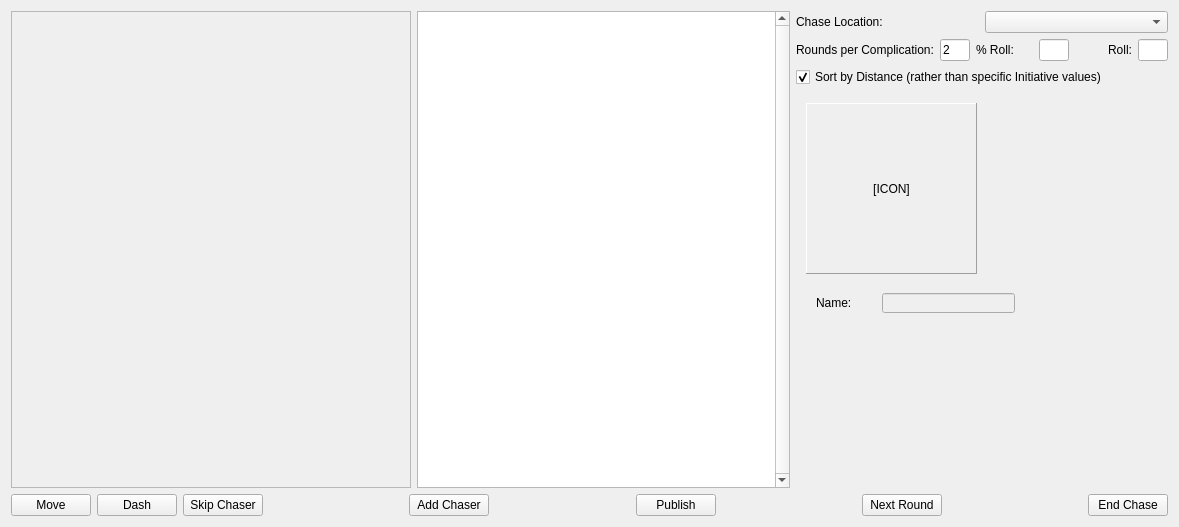
<?xml version="1.0" encoding="UTF-8"?>
<ui version="4.0">
 <class>ChaseDialog</class>
 <widget class="QDialog" name="ChaseDialog">
  <property name="geometry">
   <rect>
    <x>0</x>
    <y>0</y>
    <width>1179</width>
    <height>527</height>
   </rect>
  </property>
  <property name="windowTitle">
   <string>Dialog</string>
  </property>
  <property name="styleSheet">
   <string notr="true">background-image: url(:/img/data/parchment.jpg);</string>
  </property>
  <layout class="QGridLayout" name="gridLayout_2">
   <item row="0" column="0">
    <widget class="QScrollArea" name="scrollArea">
     <property name="minimumSize">
      <size>
       <width>400</width>
       <height>0</height>
      </size>
     </property>
     <property name="widgetResizable">
      <bool>true</bool>
     </property>
     <widget class="QWidget" name="scrollAreaWidgetContents">
      <property name="geometry">
       <rect>
        <x>0</x>
        <y>0</y>
        <width>398</width>
        <height>476</height>
       </rect>
      </property>
     </widget>
    </widget>
   </item>
   <item row="0" column="1">
    <widget class="QGraphicsView" name="timeline">
     <property name="sizePolicy">
      <sizepolicy hsizetype="Expanding" vsizetype="Expanding">
       <horstretch>0</horstretch>
       <verstretch>0</verstretch>
      </sizepolicy>
     </property>
     <property name="minimumSize">
      <size>
       <width>175</width>
       <height>0</height>
      </size>
     </property>
     <property name="maximumSize">
      <size>
       <width>16777215</width>
       <height>16777215</height>
      </size>
     </property>
     <property name="verticalScrollBarPolicy">
      <enum>Qt::ScrollBarAlwaysOn</enum>
     </property>
     <property name="horizontalScrollBarPolicy">
      <enum>Qt::ScrollBarAlwaysOff</enum>
     </property>
     <property name="alignment">
      <set>Qt::AlignHCenter|Qt::AlignTop</set>
     </property>
    </widget>
   </item>
   <item row="0" column="2">
    <layout class="QVBoxLayout" name="verticalLayout_3">
     <item>
      <layout class="QHBoxLayout" name="horizontalLayout_2">
       <item>
        <widget class="QLabel" name="label">
         <property name="text">
          <string>Chase Location:</string>
         </property>
        </widget>
       </item>
       <item>
        <widget class="QComboBox" name="cmbLocation"/>
       </item>
      </layout>
     </item>
     <item>
      <layout class="QHBoxLayout" name="horizontalLayout">
       <item>
        <widget class="QLabel" name="label_7">
         <property name="text">
          <string>Rounds per Complication:</string>
         </property>
        </widget>
       </item>
       <item>
        <widget class="QLineEdit" name="edtRoundsPerComplication">
         <property name="minimumSize">
          <size>
           <width>30</width>
           <height>0</height>
          </size>
         </property>
         <property name="maximumSize">
          <size>
           <width>30</width>
           <height>16777215</height>
          </size>
         </property>
         <property name="text">
          <string>2</string>
         </property>
        </widget>
       </item>
       <item>
        <widget class="QLabel" name="label_9">
         <property name="text">
          <string>% Roll:</string>
         </property>
        </widget>
       </item>
       <item>
        <widget class="QLineEdit" name="edtPercentage">
         <property name="minimumSize">
          <size>
           <width>30</width>
           <height>0</height>
          </size>
         </property>
         <property name="maximumSize">
          <size>
           <width>30</width>
           <height>16777215</height>
          </size>
         </property>
        </widget>
       </item>
       <item>
        <widget class="QLabel" name="label_2">
         <property name="text">
          <string>Roll:</string>
         </property>
         <property name="alignment">
          <set>Qt::AlignRight|Qt::AlignTrailing|Qt::AlignVCenter</set>
         </property>
        </widget>
       </item>
       <item>
        <widget class="QLineEdit" name="edtRoll">
         <property name="minimumSize">
          <size>
           <width>30</width>
           <height>0</height>
          </size>
         </property>
         <property name="maximumSize">
          <size>
           <width>30</width>
           <height>16777215</height>
          </size>
         </property>
         <property name="readOnly">
          <bool>true</bool>
         </property>
        </widget>
       </item>
      </layout>
     </item>
     <item>
      <widget class="QCheckBox" name="chkDistance">
       <property name="text">
        <string>Sort by Distance (rather than specific Initiative values)</string>
       </property>
       <property name="checked">
        <bool>true</bool>
       </property>
      </widget>
     </item>
     <item>
      <widget class="QStackedWidget" name="stackedSelectionDetails">
       <property name="currentIndex">
        <number>2</number>
       </property>
       <widget class="QWidget" name="pageBlank"/>
       <widget class="QWidget" name="pageComplication">
        <layout class="QGridLayout" name="gridLayout">
         <item row="0" column="0">
          <layout class="QVBoxLayout" name="verticalLayout_2">
           <property name="sizeConstraint">
            <enum>QLayout::SetMaximumSize</enum>
           </property>
           <item>
            <layout class="QVBoxLayout" name="verticalLayout">
             <item>
              <layout class="QHBoxLayout" name="horizontalLayout_5">
               <property name="sizeConstraint">
                <enum>QLayout::SetMaximumSize</enum>
               </property>
               <item>
                <widget class="QLabel" name="label_3">
                 <property name="text">
                  <string>Title:</string>
                 </property>
                </widget>
               </item>
               <item>
                <widget class="QLineEdit" name="edtTitle"/>
               </item>
              </layout>
             </item>
             <item>
              <widget class="QLabel" name="label_4">
               <property name="text">
                <string>Description:</string>
               </property>
              </widget>
             </item>
             <item>
              <widget class="QPlainTextEdit" name="edtDescription">
               <property name="readOnly">
                <bool>true</bool>
               </property>
              </widget>
             </item>
             <item>
              <layout class="QHBoxLayout" name="horizontalLayout_4">
               <item>
                <widget class="QLabel" name="label_5">
                 <property name="text">
                  <string>Check:</string>
                 </property>
                </widget>
               </item>
               <item>
                <widget class="QPlainTextEdit" name="edtCheck">
                 <property name="minimumSize">
                  <size>
                   <width>0</width>
                   <height>0</height>
                  </size>
                 </property>
                 <property name="maximumSize">
                  <size>
                   <width>16777215</width>
                   <height>40</height>
                  </size>
                 </property>
                </widget>
               </item>
              </layout>
             </item>
             <item>
              <layout class="QHBoxLayout" name="horizontalLayout_3">
               <item>
                <widget class="QLabel" name="label_6">
                 <property name="text">
                  <string>Damage:</string>
                 </property>
                </widget>
               </item>
               <item>
                <widget class="QLineEdit" name="edtDamage"/>
               </item>
              </layout>
             </item>
             <item>
              <layout class="QHBoxLayout" name="horizontalLayout_7">
               <item>
                <widget class="QLabel" name="label_8">
                 <property name="text">
                  <string>Hindrance:</string>
                 </property>
                </widget>
               </item>
               <item>
                <widget class="QLineEdit" name="edtHindrance"/>
               </item>
              </layout>
             </item>
             <item>
              <widget class="QCheckBox" name="chkSticky">
               <property name="text">
                <string>Sticky</string>
               </property>
              </widget>
             </item>
             <item>
              <widget class="QPushButton" name="btnCheckComplication">
               <property name="text">
                <string>Check Complication</string>
               </property>
              </widget>
             </item>
            </layout>
           </item>
           <item>
            <spacer name="verticalSpacer">
             <property name="orientation">
              <enum>Qt::Vertical</enum>
             </property>
             <property name="sizeHint" stdset="0">
              <size>
               <width>20</width>
               <height>40</height>
              </size>
             </property>
            </spacer>
           </item>
           <item>
            <spacer name="verticalSpacer_2">
             <property name="orientation">
              <enum>Qt::Vertical</enum>
             </property>
             <property name="sizeHint" stdset="0">
              <size>
               <width>20</width>
               <height>40</height>
              </size>
             </property>
            </spacer>
           </item>
          </layout>
         </item>
        </layout>
       </widget>
       <widget class="QWidget" name="pageCharacter">
        <widget class="QLabel" name="lblIcon">
         <property name="geometry">
          <rect>
           <x>10</x>
           <y>10</y>
           <width>171</width>
           <height>171</height>
          </rect>
         </property>
         <property name="sizePolicy">
          <sizepolicy hsizetype="Fixed" vsizetype="Fixed">
           <horstretch>0</horstretch>
           <verstretch>0</verstretch>
          </sizepolicy>
         </property>
         <property name="minimumSize">
          <size>
           <width>101</width>
           <height>131</height>
          </size>
         </property>
         <property name="baseSize">
          <size>
           <width>101</width>
           <height>131</height>
          </size>
         </property>
         <property name="frameShape">
          <enum>QFrame::Panel</enum>
         </property>
         <property name="frameShadow">
          <enum>QFrame::Raised</enum>
         </property>
         <property name="text">
          <string>[ICON]</string>
         </property>
         <property name="alignment">
          <set>Qt::AlignCenter</set>
         </property>
        </widget>
        <widget class="QLineEdit" name="edtName">
         <property name="enabled">
          <bool>false</bool>
         </property>
         <property name="geometry">
          <rect>
           <x>86</x>
           <y>200</y>
           <width>133</width>
           <height>20</height>
          </rect>
         </property>
         <property name="readOnly">
          <bool>true</bool>
         </property>
        </widget>
        <widget class="QLabel" name="label_10">
         <property name="geometry">
          <rect>
           <x>20</x>
           <y>200</y>
           <width>60</width>
           <height>20</height>
          </rect>
         </property>
         <property name="text">
          <string>Name:</string>
         </property>
        </widget>
       </widget>
      </widget>
     </item>
    </layout>
   </item>
   <item row="1" column="0" colspan="3">
    <layout class="QHBoxLayout" name="horizontalLayout_6">
     <item>
      <widget class="QPushButton" name="btnMove">
       <property name="text">
        <string>Move</string>
       </property>
      </widget>
     </item>
     <item>
      <widget class="QPushButton" name="btnDash">
       <property name="text">
        <string>Dash</string>
       </property>
      </widget>
     </item>
     <item>
      <widget class="QPushButton" name="btnSkipChaser">
       <property name="text">
        <string>Skip Chaser</string>
       </property>
      </widget>
     </item>
     <item>
      <spacer name="horizontalSpacer_2">
       <property name="orientation">
        <enum>Qt::Horizontal</enum>
       </property>
       <property name="sizeHint" stdset="0">
        <size>
         <width>40</width>
         <height>20</height>
        </size>
       </property>
      </spacer>
     </item>
     <item>
      <widget class="QPushButton" name="btnNewChaser">
       <property name="text">
        <string>Add Chaser</string>
       </property>
      </widget>
     </item>
     <item>
      <spacer name="horizontalSpacer_4">
       <property name="orientation">
        <enum>Qt::Horizontal</enum>
       </property>
       <property name="sizeHint" stdset="0">
        <size>
         <width>40</width>
         <height>20</height>
        </size>
       </property>
      </spacer>
     </item>
     <item>
      <widget class="QPushButton" name="btnPublish">
       <property name="text">
        <string>Publish</string>
       </property>
      </widget>
     </item>
     <item>
      <spacer name="horizontalSpacer">
       <property name="orientation">
        <enum>Qt::Horizontal</enum>
       </property>
       <property name="sizeHint" stdset="0">
        <size>
         <width>40</width>
         <height>20</height>
        </size>
       </property>
      </spacer>
     </item>
     <item>
      <widget class="QPushButton" name="btnNext">
       <property name="text">
        <string>Next Round</string>
       </property>
      </widget>
     </item>
     <item>
      <spacer name="horizontalSpacer_3">
       <property name="orientation">
        <enum>Qt::Horizontal</enum>
       </property>
       <property name="sizeHint" stdset="0">
        <size>
         <width>40</width>
         <height>20</height>
        </size>
       </property>
      </spacer>
     </item>
     <item>
      <widget class="QPushButton" name="btnEndChase">
       <property name="text">
        <string>End Chase</string>
       </property>
      </widget>
     </item>
    </layout>
   </item>
  </layout>
  <zorder>timeline</zorder>
  <zorder>scrollArea</zorder>
 </widget>
 <resources/>
 <connections/>
</ui>
